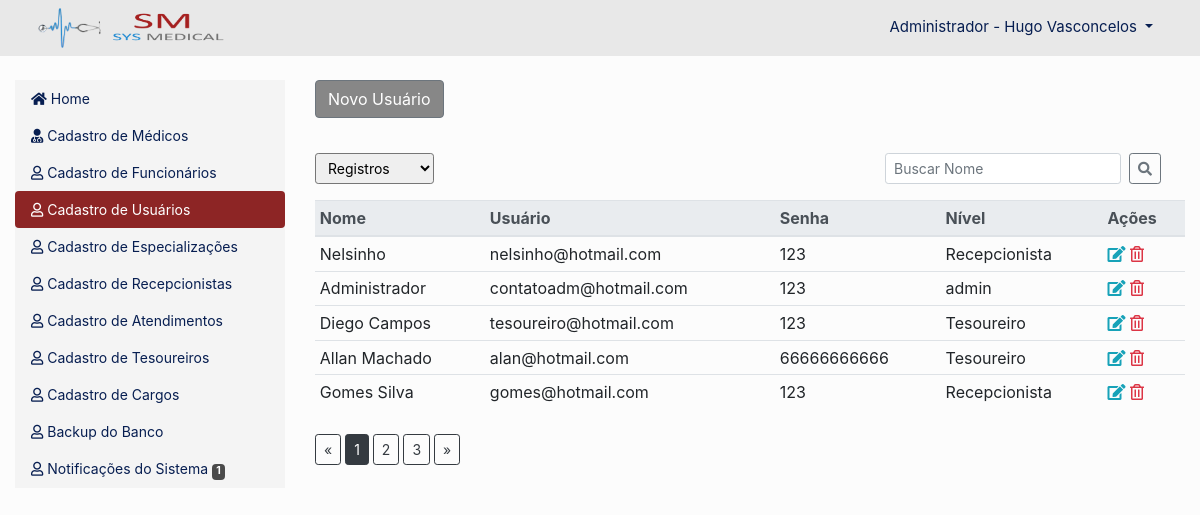
Page /painel-adm/index.php?acao=usuarios (signed in) on the committed database.
### tables this page shows
CREATE TABLE `usuarios` (
  `id` int(11) NOT NULL AUTO_INCREMENT,
  `nome` varchar(30) NOT NULL,
  `usuario` varchar(40) NOT NULL,
  `senha` varchar(200) NOT NULL,
  `senha_original` varchar(25) NOT NULL,
  `nivel` varchar(25) NOT NULL,
  PRIMARY KEY (`id`)
);

### painel-adm/consultas-notificacoes.php (called while the page is built, shortened)
<?php
$res_1 = $pdo->query("SELECT * from remedios where estoque <= '$nivel_estoque'");
$dados_1 = $res_1->fetchAll(PDO::FETCH_ASSOC);
$valor_1 = count($dados_1);
if ($valor_1 > 0) {
    @$item_1 = 1;
}
$total_notificacoes = @$item_1+@$item_2+@$item_3+@$item_4;

### config.php (called while the page is built, shortened)
<?php
$opcao1 = 5;
$nivel_estoque = 5;

### painel-adm/usuarios.php (the view, shortened to what this page needs)
<?php $pagina = 'usuarios'; ?>
<div class="row botao-novo">
	<div class="col-md-12">
		<a href="index.php?acao=<?php echo $pagina ?>&funcao=novo"  type="button" class="btn btn-secondary">Novo Usuário</a>
	</div>
</div>
<div class="row mt-4">
	<div class="col-md-6 col-sm-12">
		<form method="post">
		<div class="float-left">
				<select onChange="submit();" class="form-control-sm" id="exampleFormControlSelect1" name="itens-pagina">
					<option value="<?php echo @$item_paginado ?>"><?php echo @$item_paginado ?> Registros</option>
				</select>
		</div>
		</form>
	</div>
	<div class="col-md-6 col-sm-12">
		<div class="float-right mr-4">
			<form class="form-inline my-2 my-lg-0">
				<input class="form-control form-control-sm mr-sm-2" type="search" placeholder="Buscar Nome" aria-label="Search" name="txtbuscar">
				<button class="btn btn-outline-secondary btn-sm my-2 my-sm-0" type="submit" name="<?php echo $pagina; ?>"><i class="fas fa-search"></i></button>
			</form>
		</div>
	</div>
</div>
<table class="table table-sm mt-3">
	<thead class="thead-light">
		<tr>
			<th scope="col">Nome</th>
			<th scope="col">Usuário</th>
			<th scope="col">Senha</th>
			<th scope="col">Nível</th>
			<th scope="col">Ações</th>
		</tr>
	</thead>
	<tbody>
		<?php
		if(isset($_POST['itens-pagina'])){
			$itens_por_pagina = $_POST['itens-pagina'];
			@$_GET['pagina'] = 0;
		}elseif(isset($_GET['itens'])){
			$itens_por_pagina = $_GET['itens'];
		}
		else{
			$itens_por_pagina = $opcao1;
		}
		$pagina_pag = intval(@$_GET['pagina']);
		$limite = $pagina_pag * $itens_por_pagina;
		$caminho_pag = 'index.php?acao='.$pagina.'&';
		if(isset($_GET[$item4]) and $_GET['txtbuscar'] != ''){
			$nome_buscar = '%'.$_GET['txtbuscar'].'%';
			$res = $pdo->prepare("SELECT * from usuarios where nome LIKE :nome order by nome asc");
			$res->bindValue(":nome", $nome_buscar);
			$res->execute();
		}else{
			$res = $pdo->query("SELECT * from usuarios order by id desc LIMIT $limite, $itens_por_pagina");
		}
		$dados = $res->fetchAll(PDO::FETCH_ASSOC);
		$res_todos = $pdo->query("SELECT * from usuarios");
		$dados_total = $res_todos->fetchAll(PDO::FETCH_ASSOC);
		$num_total = count($dados_total);
		$num_paginas = ceil($num_total/$itens_por_pagina);
		for ($i=0; $i < count($dados); $i++) {
			$id = $dados[$i]['id'];
			$nome = $dados[$i]['nome'];
			$usuario = $dados[$i]['usuario'];
			$senha_original = $dados[$i]['senha_original'];
			$nivel = $dados[$i]['nivel'];
			?>
			<tr>
				<td><?php echo $nome ?></td>
				<td><?php echo $usuario ?></td>
				<td><?php echo $senha_original ?></td>
				<td><?php echo $nivel ?></td>
				<td>
					<a href="index.php?acao=<?php echo $pagina; ?>&funcao=editar&id=<?php echo $id ?>"><i class="fas fa-edit text-info"></i></a>
					<a href="index.php?acao=<?php echo $pagina; ?>&funcao=excluir&id=<?php echo $id ?>"><i class="far fa-trash-alt text-danger"></i></a>
				</td>
			</tr>
		<?php } ?>
	</tbody>
</table>
<?php
if(!isset($_GET[$pagina])){ ?>
<nav class="paginacao" aria-label="Page navigation example">
          <ul class="pagination">
            <li class="page-item">
              <a class="btn btn-outline-dark btn-sm mr-1" href="<?php echo $caminho_pag; ?>pagina=0&itens=<?php echo $itens_por_pagina ?>" aria-label="Previous">
                <span aria-hidden="true">&laquo;</span>
              </a>
            </li>
            <?php
            for($i=0;$i<$num_paginas;$i++){
            $estilo = "";
            if($pagina_pag == $i)
              $estilo = "active";
            ?>
             <li class="page-item"><a class="btn btn-outline-dark btn-sm mr-1 <?php echo $estilo; ?>" href="<?php echo $caminho_pag; ?>pagina=<?php echo $i; ?>&itens=<?php echo $itens_por_pagina ?>"><?php echo $i+1; ?></a></li>
          <?php } ?>
            <li class="page-item">
              <a class="btn btn-outline-dark btn-sm" href="<?php echo $caminho_pag; ?>pagina=<?php echo $num_paginas-1; ?>&itens=<?php echo $itens_por_pagina ?>" aria-label="Next">
                <span aria-hidden="true">&raquo;</span>
              </a>
            </li>
          </ul>
</nav>
<?php } ?>

### painel-adm/index.php (shortened to what this page needs)
<?php
require_once("../conexao.php");
require_once("../config.php");
require_once("consultas-notificacoes.php");
$notificacoes = 3;
$item1 = 'home';
$item2 = 'medicos';
$item3 = 'funcionarios';
$item4 = 'usuarios';
$item5 = 'espec';
$item6 = 'recepcionistas';
$item7 = 'atendimentos';
$item8 = 'tesoureiros';
$item9 = 'cargos';
$item10 = 'backup';
$item11 = 'notificacoes';
if(@$_GET['acao'] == $item1){
	$item1ativo = 'active';
}elseif(@$_GET['acao'] == $item2 or isset($_GET[$item2])){
	$item2ativo = 'active';
}elseif(@$_GET['acao'] == $item3){
	$item3ativo = 'active';
}elseif(@$_GET['acao'] == $item4 or isset($_GET[$item4])){
	$item4ativo = 'active';
}elseif(@$_GET['acao'] == $item5){
	$item5ativo = 'active';
}elseif(@$_GET['acao'] == $item6){
	$item6ativo = 'active';
}elseif(@$_GET['acao'] == $item7){
	$item7ativo = 'active';
}elseif(@$_GET['acao'] == $item8){
	$item8ativo = 'active';
}elseif(@$_GET['acao'] == $item9){
	$item9ativo = 'active';
}elseif(@$_GET['acao'] == $item10){
	$item10ativo = 'active';
}elseif(@$_GET['acao'] == $item11){
	$item11ativo = 'active';
}else{
	$item1ativo = 'active';
}
?>
<!DOCTYPE html>
<html lang="pt-br">
<head>
	<link rel="stylesheet" href="https://stackpath.bootstrapcdn.com/bootstrap/4.4.1/css/bootstrap.min.css">
	<link rel="stylesheet" href="../css/painel.css">
	<link rel="stylesheet" href="https://cdnjs.cloudflare.com/ajax/libs/font-awesome/5.11.2/css/all.css">
</head>
<body>
	<nav class="navbar navbar-light bg-light">
		<div class="col-md-12">
			<img class="float-left" src="../img/logo-painel.png">
			<li class="float-right nav-item dropdown">
				<a class="nav-link dropdown-toggle" href="#" id="navbarDropdown" role="button" data-toggle="dropdown" aria-haspopup="true" aria-expanded="false">
					Administrador - <?php echo $_SESSION['nome_usuario']; ?>
				</a>
			</li>
		</div>
	</nav>
	<div class="container-fluid mt-4">
		<div class="row">
			<div class="col-md-3 col-sm-12 mb-4">
				<div class="nav flex-column nav-pills" id="v-pills-tab" role="tablist" aria-orientation="vertical">
					<a class="nav-link <?php echo @$item1ativo ?>" id="v-pills-home-tab" href="index.php?acao=<?php echo $item1 ?>" role="tab" aria-controls="v-pills-home" aria-selected="true"><i class="fas fa-home mr-1"></i>Home</a>
					<a class="nav-link <?php echo @$item2ativo ?>"  id="link-medicos"  href="index.php?acao=<?php echo $item2 ?>" role="tab" aria-controls="v-pills-profile"  aria-selected="false"><i class="fas fa-user-md mr-1"></i>Cadastro de Médicos</a>
					<a class="nav-link <?php echo @$item3ativo ?>" id="v-pills-messages-tab"  href="index.php?acao=<?php echo $item3 ?>" role="tab" aria-controls="v-pills-messages" aria-selected="false"><i class="far fa-user mr-1"></i>Cadastro de Funcionários</a>
					<a class="nav-link <?php echo @$item4ativo ?>" id="v-pills-messages-tab"  href="index.php?acao=<?php echo $item4 ?>" role="tab" aria-controls="v-pills-messages" aria-selected="false"><i class="far fa-user mr-1"></i>Cadastro de Usuários</a>
					<a class="nav-link <?php echo @$item5ativo ?>" id="v-pills-messages-tab"  href="index.php?acao=<?php echo $item5 ?>" role="tab" aria-controls="v-pills-messages" aria-selected="false"><i class="far fa-user mr-1"></i>Cadastro de Especializações</a>
					<a class="nav-link <?php echo $item6ativo ?>" id="v-pills-messages-tab"  href="index.php?acao=<?php echo $item6 ?>" role="tab" aria-controls="v-pills-messages" aria-selected="false"><i class="far fa-user mr-1"></i>Cadastro de Recepcionistas</a>
					<a class="nav-link <?php echo $item7ativo ?>" id="v-pills-messages-tab"  href="index.php?acao=<?php echo $item7 ?>" role="tab" aria-controls="v-pills-messages" aria-selected="false"><i class="far fa-user mr-1"></i>Cadastro de Atendimentos</a>
					<a class="nav-link <?php echo $item8ativo ?>" id="v-pills-messages-tab"  href="index.php?acao=<?php echo $item8 ?>" role="tab" aria-controls="v-pills-messages" aria-selected="false"><i class="far fa-user mr-1"></i>Cadastro de Tesoureiros</a>
					<a class="nav-link <?php echo $item9ativo ?>" id="v-pills-messages-tab"  href="index.php?acao=<?php echo $item9 ?>" role="tab" aria-controls="v-pills-messages" aria-selected="false"><i class="far fa-user mr-1"></i>Cadastro de Cargos</a>
					<a class="nav-link <?php echo $item10ativo ?>" id="v-pills-messages-tab"  href="backup.php?acao=<?php echo $item10 ?>" role="tab" aria-controls="v-pills-messages" aria-selected="false"><i class="far fa-user mr-1"></i>Backup do Banco</a>
					<?php 	if($notificacoes > 0){ ?>
						<a class="nav-link <?php echo $item11ativo ?>" id="v-pills-messages-tab"  href="index.php?acao=<?php echo $item11 ?>" role="tab" aria-controls="v-pills-messages" aria-selected="false"><i class="far fa-user mr-1"></i>Notificações do Sistema <span class="badge badge-secondary"><?php echo $total_notificacoes ?></span></a>
					<?php 	} ?>
				</div>
			</div>
			<div class="col-md-9 col-sm-12">
				<div class="tab-content" id="v-pills-tabContent">
					<div class="tab-pane fade show active"  role="tabpanel">
						<?php if(@$_GET['acao'] == $item1){
							include_once($item1.".php");
						}elseif(@$_GET['acao'] == $item2 or isset($_GET[$item2])){
							include_once($item2.".php");
						}elseif(@$_GET['acao'] == $item3){
							include_once($item3.".php");
						}elseif(@$_GET['acao'] == $item4 or isset($_GET[$item4])){
							include_once($item4.".php");
						}elseif(@$_GET['acao'] == $item5){
							include_once($item5.".php");
						}elseif(@$_GET['acao'] == $item6){
							include_once($item6.".php");
						}elseif(@$_GET['acao'] == $item7){
							include_once($item7.".php");
						}elseif(@$_GET['acao'] == $item8){
							include_once($item8.".php");
						}elseif(@$_GET['acao'] == $item9){
							include_once($item9.".php");
						}elseif(@$_GET['acao'] == $item11){
							include_once($item11.".php");
						}else{
							include_once($item1.".php");
						}
						?>
					</div>
				</div>
			</div>
		</div>
	</div>
</body>
</html>

### css/painel.css (style rules this page uses)
body { background-color:#fcfcfc; }
.navbar { background-color:#e8e8e8 !important; }
.navbar img { width:200px; }
.navbar li { list-style: none; }
.navbar a { color:#071e51; font-size:15px; }
.nav { background-color:#f4f4f4 !important; }
.nav a { color:#071e51; font-size:14px; }
.nav .active { background-color:#8d2525 !important; }
.badge { background-color:#4A4A4A !important; color:#FFF; }
.btn-secondary { background-color:#878787 !important; }
.botao-novo { margin-bottom:35px; }
.paginacao { margin-top:25px; }

### rows in the picture
usuarios: nome "Nelsinho", usuario "nelsinho@hotmail.com", senha_original "123", nivel "Recepcionista"
usuarios: nome "Administrador", usuario "contatoadm@hotmail.com", senha_original "123", nivel "admin"
usuarios: nome "Diego Campos", usuario "tesoureiro@hotmail.com", senha_original "123", nivel "Tesoureiro"
usuarios: nome "Allan Machado", usuario "alan@hotmail.com", senha_original "66666666666", nivel "Tesoureiro"
usuarios: nome "Gomes Silva", usuario "gomes@hotmail.com", senha_original "123", nivel "Recepcionista"

### other values in the picture
$_SESSION['nome_usuario'] "Hugo Vasconcelos"
$total_notificacoes "1"
